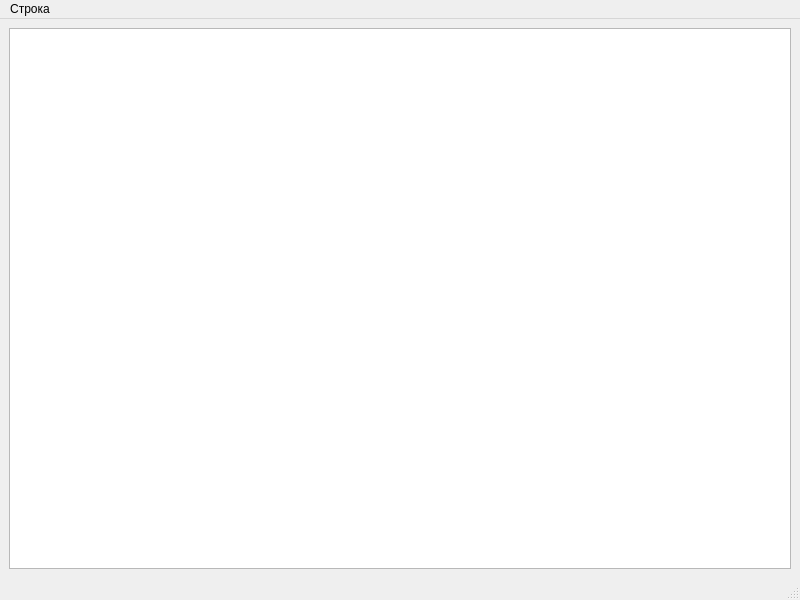
<?xml version="1.0" encoding="UTF-8"?>
<ui version="4.0">
 <class>TableWindow</class>
 <widget class="QMainWindow" name="TableWindow">
  <property name="geometry">
   <rect>
    <x>0</x>
    <y>0</y>
    <width>800</width>
    <height>600</height>
   </rect>
  </property>
  <property name="windowTitle">
   <string>MainWindow</string>
  </property>
  <widget class="QWidget" name="centralwidget">
   <layout class="QHBoxLayout" name="horizontalLayout">
    <item>
     <widget class="QTableView" name="tableView"/>
    </item>
   </layout>
  </widget>
  <widget class="QMenuBar" name="menubar">
   <property name="geometry">
    <rect>
     <x>0</x>
     <y>0</y>
     <width>800</width>
     <height>21</height>
    </rect>
   </property>
   <widget class="QMenu" name="menu">
    <property name="title">
     <string>Строка</string>
    </property>
    <addaction name="actionAddRow"/>
    <addaction name="actionRemoveRow"/>
   </widget>
   <addaction name="menu"/>
  </widget>
  <widget class="QStatusBar" name="statusbar"/>
  <action name="actionAddRow">
   <property name="text">
    <string>Добавить строку в конец таблицы</string>
   </property>
  </action>
  <action name="actionRemoveRow">
   <property name="text">
    <string>Удалить строку</string>
   </property>
  </action>
 </widget>
 <resources/>
 <connections/>
</ui>
